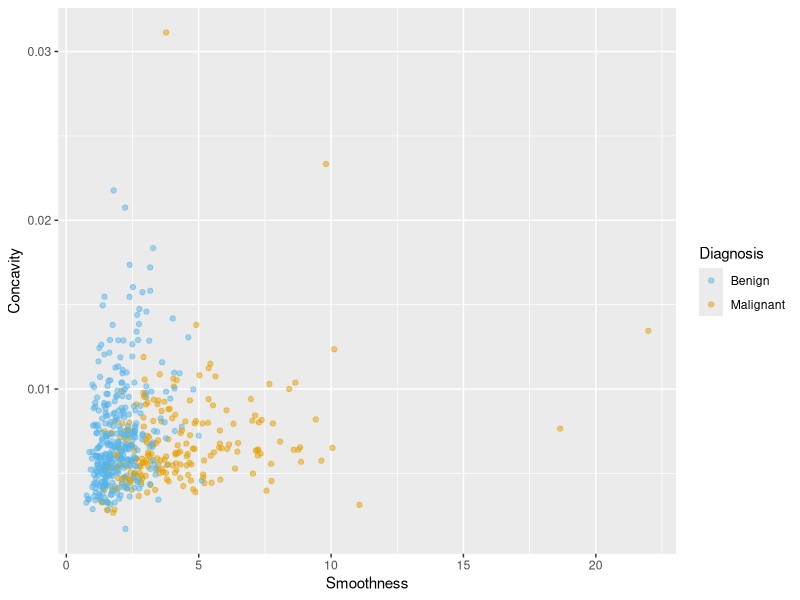
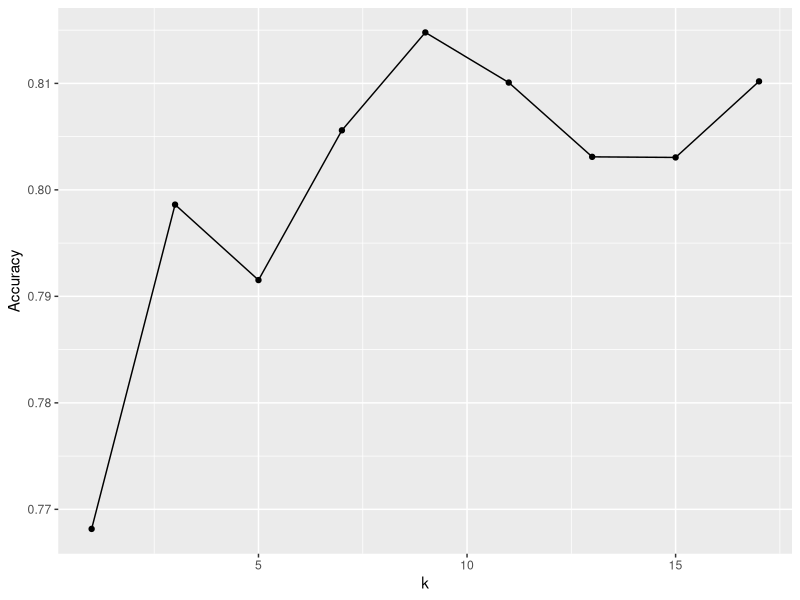
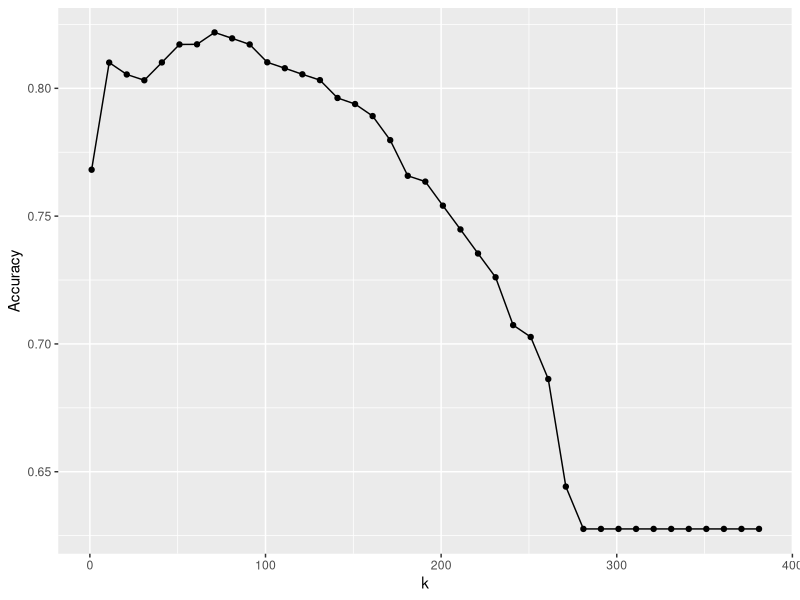
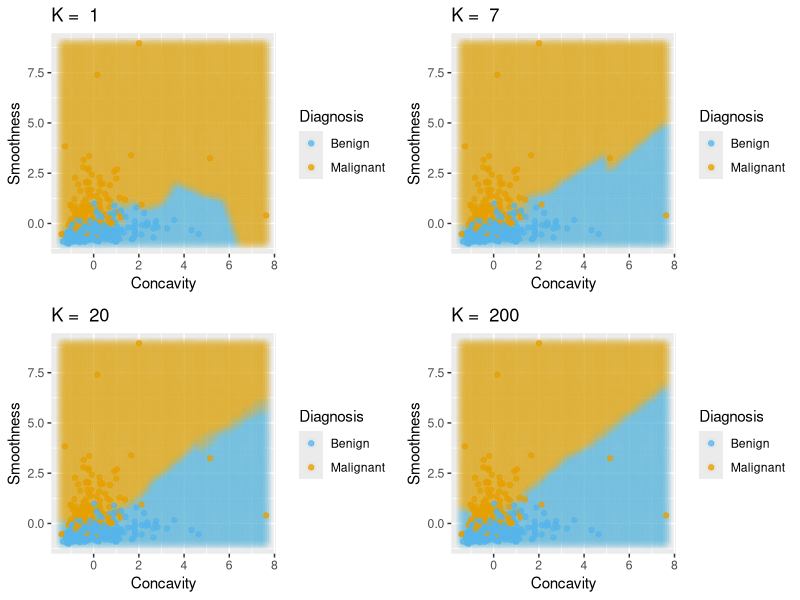

These charts were generated, in order, by the following R code:
## ---- chunk 1
knitr::opts_chunk$set(message = FALSE)
## ---- chunk 2
# load libraries
library(tidyverse)
library(caret)

#load data
cancer <- read_csv("data/unscaled-wdbc.data.csv") %>% 
  mutate(Class = as.factor(Class)) # because we will be doing statistical analysis on a categorical variable

# colour palette
cbPalette <- c("#56B4E9", "#E69F00","#009E73", "#F0E442", "#0072B2", "#D55E00", "#CC79A7", "#999999") 

# create scatter plot of tumour cell concavity versus smoothness, 
# labelling the points be diagnosis class
perim_concav <- cancer %>%  
  ggplot(aes(x = Smoothness, y = Concavity, color = Class)) + 
    geom_point(alpha = 0.5) +
    labs(color = "Diagnosis") + 
    scale_color_manual(labels = c("Benign", "Malignant"), values = cbPalette)
perim_concav
## ---- chunk 3
set.seed(1) # makes the random selection of rows reproducible
set_rows <- cancer %>% 
  select(Class) %>% 
  unlist() %>% # converts Class from a tibble to a vector
  createDataPartition(p = 0.75, list = FALSE)
head(set_rows)
## ---- chunk 4
training_set <- cancer %>% slice(set_rows)
test_set <- cancer %>% slice(-set_rows)
glimpse(training_set)
## ---- chunk 5
glimpse(test_set)
## ---- chunk 6
scale_transformer <- preProcess(training_set, method = c("center", "scale")) 
training_set <- predict(scale_transformer, training_set)
test_set <- predict(scale_transformer, test_set)
## ---- chunk 7
X_train <- training_set %>% 
  select(Concavity, Smoothness) %>% 
  data.frame()
Y_train <- training_set %>% 
  select(Class) %>% 
  unlist()
k = data.frame(k = 3)

set.seed(1)
model_knn <- train(x = X_train, y = Y_train, method = "knn", tuneGrid = k)
model_knn
## ---- chunk 8
X_test <- test_set %>% 
  select(Concavity, Smoothness) %>% 
  data.frame()
Y_test_predicted <- predict(object = model_knn, X_test)
head(Y_test_predicted)
## ---- chunk 9
Y_test <- test_set %>% 
  select(Class) %>% 
  unlist()

model_quality <- confusionMatrix(data = Y_test_predicted, reference = Y_test)
model_quality
## ---- chunk 10
model_quality$overall[1]
## ---- chunk 11
X_train_total <- X_train
Y_train_total <- Y_train
## ---- chunk 12
accuracies <- c()
for (i in 1:5){
    set.seed(i) # makes the random selection of rows reproducible
    # create the 75 / 25 train/validation split
    set_rows <- Y_train_total %>% 
      createDataPartition(p = 0.75, list = FALSE)
    
    #split the X and Y data into train/validation
    X_train <- X_train_total %>% slice(set_rows)
    Y_train <- Y_train_total[set_rows]
    X_validation <- X_train_total %>% slice(-set_rows)
    Y_validation <- Y_train_total[-set_rows]
    
    #train the KNN model with K=3, and predict the validation labels
    k = data.frame(k = 3)
    model_knn <- train(x = X_train, y = Y_train, method = "knn", tuneGrid = k)
    Y_validation_predicted <- predict(object = model_knn, X_validation)
    
    #compute the accuracy
    model_quality <- confusionMatrix(data = Y_validation_predicted, reference = Y_validation)
    accuracies <- append(accuracies, model_quality$overall[1])
}
accuracies
## ---- chunk 13
train_control <- trainControl(method="cv", number = 5)
## ---- chunk 14
set.seed(1234)
k = data.frame(k = 3)
knn_model_cv_5fold <- train(x = X_train_total, y = Y_train_total, method = "knn", tuneGrid = k, trControl = train_control)
knn_model_cv_5fold
## ---- chunk 15
train_control <- trainControl(method="cv", number = 10)

set.seed(1234)
knn_model_cv_10fold <- train(x = X_train_total, y = Y_train_total, method = "knn", tuneGrid = k, trControl = train_control)
knn_model_cv_10fold
## ---- chunk 16
train_control <- trainControl(method="cv", number = 10)
k = data.frame(k = c(1, 3, 5, 7, 9, 11, 13, 15, 17))

set.seed(1234)
knn_model_cv_10fold <- train(x = X_train_total, y = Y_train_total, method = "knn", tuneGrid = k, trControl = train_control)
knn_model_cv_10fold
## ---- chunk 17
accuracies <- knn_model_cv_10fold$results
accuracies 
## ---- chunk 18
accuracy_vs_k <- ggplot(accuracies, aes(x = k, y = Accuracy)) +
  geom_point() +
  geom_line()
accuracy_vs_k
## ---- chunk 19
train_control <- trainControl(method="cv", number = 10)
k_lots = data.frame(k = seq(from = 1, to = 385, by = 10))
set.seed(1234)
knn_model_cv_10fold_lots <- train(x = X_train_total, y = Y_train_total, method = "knn", tuneGrid = k_lots, trControl = train_control)
accuracies_lots <- knn_model_cv_10fold_lots$results
accuracy_vs_k_lots <- ggplot(accuracies_lots, aes(x = k, y = Accuracy)) +
  geom_point() +
  geom_line()
accuracy_vs_k_lots
## ---- chunk 20
library(repr)
library(gridExtra)
ks <- c(1, 7, 20, 200)
plots <- list()

for (i in 1:length(ks)){
	#train the knn classifier
	k <- data.frame(k = ks[[i]])
	model_knn <- train(x = X_train_total, y = Y_train_total, method='knn', tuneGrid = k, trControl = train_control)
	
	#create a prediction pt grid
	con_grid <- seq(min(training_set$Concavity), max(training_set$Concavity), length.out = 100)
	smo_grid <- seq(min(training_set$Smoothness), max(training_set$Smoothness), length.out = 100)
	csgrid <- expand.grid(Concavity=con_grid, Smoothness=smo_grid)
	knnPredGrid <- predict(model_knn, newdata=csgrid)
	prediction_table <- bind_cols(csgrid, data.frame(Class=knnPredGrid))
	
	
	#create the basic plt
	plots[[i]] <- ggplot() + 
	    geom_point(data = prediction_table, mapping=aes(x = Concavity, y = Smoothness, color = Class), alpha=0.05, size=3.)+
	    geom_point(data = training_set, mapping=aes(x = Concavity, y = Smoothness, color = Class), alpha=0.75) +
	    labs(color = "Diagnosis") + 
            ggtitle(paste('K = ', k)) +
	    scale_color_manual(labels = c("Benign", "Malignant"), values = cbPalette)
}
grid.arrange(grobs = plots)
